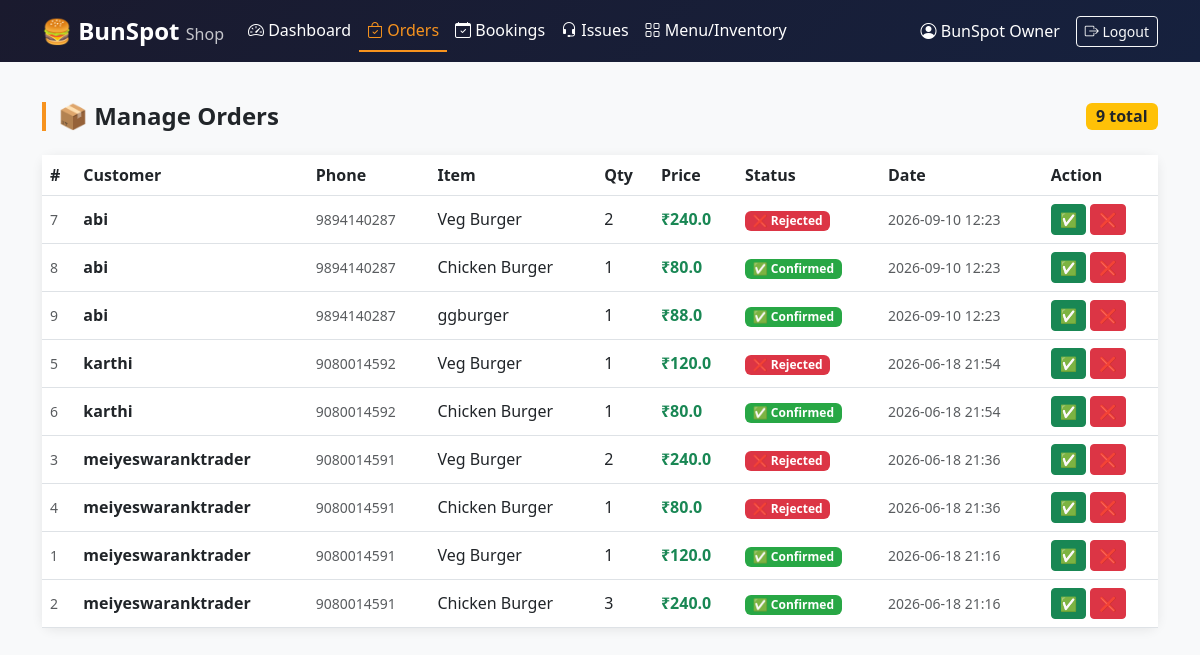
/shop/orders (signed in), run on the app's committed database.
### tables this page shows
CREATE TABLE orders (
    id INTEGER PRIMARY KEY AUTOINCREMENT,
    user_id INTEGER,
    item_name TEXT,
    quantity INTEGER,
    price REAL,
    status TEXT DEFAULT 'pending',
    created_at TIMESTAMP DEFAULT CURRENT_TIMESTAMP
);

CREATE TABLE users (
    id INTEGER PRIMARY KEY AUTOINCREMENT,
    name TEXT NOT NULL,
    email TEXT UNIQUE NOT NULL,
    password TEXT NOT NULL,
    phone TEXT,
    address TEXT,
    role TEXT DEFAULT 'customer'
);

### app.py (the view)
@app.route('/shop/orders', methods=['GET','POST'])
def shop_orders():
    if not session.get('shop_id'):
        return redirect(url_for('login'))
    db = get_db()
    if request.method == 'POST':
        db.execute('UPDATE orders SET status=? WHERE id=?', (request.form['status'], request.form['order_id']))
        db.commit()
        flash('Order status updated!', 'success')
    orders = db.execute('''
        SELECT o.*, u.name as customer_name, u.phone as customer_phone, u.address as customer_address
        FROM orders o LEFT JOIN users u ON o.user_id = u.id
        ORDER BY o.created_at DESC''').fetchall()
    db.close()
    return render_template('shop_orders.html', orders=orders, page_role='shop')

### app.py (called while the page is built)
def get_db():
    conn = sqlite3.connect(DB_PATH)
    conn.row_factory = sqlite3.Row
    return conn

### templates/shop_orders.html (shortened to what this page needs)
{% extends 'base.html' %}
{% block content %}
<div class="container py-4">
  <div class="d-flex justify-content-between align-items-center mb-4">
    <h4 class="section-title mb-0">📦 Manage Orders</h4>
    <span class="badge bg-warning text-dark fs-6">{{ orders|length }} total</span>
  </div>
  {% if orders %}
  <div class="card">
    <div class="table-responsive">
      <table class="table table-hover align-middle mb-0">
        <thead style="background:#1a1a2e; color:#fff;">
          <tr>
            <th>#</th>
            <th>Customer</th>
            <th>Phone</th>
            <th>Item</th>
            <th>Qty</th>
            <th>Price</th>
            <th>Status</th>
            <th>Date</th>
            <th>Action</th>
          </tr>
        </thead>
        <tbody>
          {% for o in orders %}
          <tr>
            <td class="text-muted small">{{ o['id'] }}</td>
            <td class="fw-semibold">{{ o['customer_name'] or 'N/A' }}</td>
            <td class="text-muted small">{{ o['customer_phone'] or '-' }}</td>
            <td>{{ o['item_name'] }}</td>
            <td>{{ o['quantity'] }}</td>
            <td class="text-success fw-bold">₹{{ o['price'] }}</td>
            <td>
              {% if o['status'] == 'pending' %}
                <span class="badge badge-pending">⏳ Pending</span>
              {% elif o['status'] == 'confirmed' %}
                <span class="badge badge-confirmed">✅ Confirmed</span>
              {% elif o['status'] == 'rejected' %}
                <span class="badge badge-rejected">❌ Rejected</span>
              {% else %}
                <span class="badge bg-secondary">{{ o['status']|title }}</span>
              {% endif %}
            </td>
            <td class="text-muted small">{{ o['created_at'][:16] }}</td>
            <td>
              <form method="POST" class="d-flex gap-1">
                <button name="status" value="confirmed" class="btn btn-success btn-sm" title="Confirm">✅</button>
                <button name="status" value="rejected" class="btn btn-danger btn-sm" title="Reject">❌</button>
              </form>
            </td>
          </tr>
          {% endfor %}
        </tbody>
      </table>
    </div>
  </div>
  {% else %}
  <div class="text-center py-5 text-muted">
    <div class="fs-1">📦</div>
    <p class="mt-2">No orders yet.</p>
  </div>
  {% endif %}
</div>
{% endblock %}

### templates/base.html (style rules this page uses)
body { background: #f8f9fa; font-family: 'Segoe UI', sans-serif; }
.card { border: none; border-radius: 12px; box-shadow: 0 2px 12px rgba(0,0,0,0.08); }
.badge-confirmed { background: #28a745; color: #fff; }
.badge-rejected { background: #dc3545; color: #fff; }
.section-title { border-left: 4px solid #f7931e; padding-left: 12px; font-weight: 700; margin-bottom: 20px; }

### data on the page
orders: id "7", name "abi", phone "9894140287", item_name "Veg Burger", quantity "2", price "240.0", status "❌ Rejected", created_at "2026-09-10 12:23"
orders: id "8", name "abi", phone "9894140287", item_name "Chicken Burger", quantity "1", price "80.0", status "✅ Confirmed", created_at "2026-09-10 12:23"
orders: id "9", name "abi", phone "9894140287", item_name "ggburger", quantity "1", price "88.0", status "✅ Confirmed", created_at "2026-09-10 12:23"
orders: id "5", name "karthi", phone "9080014592", item_name "Veg Burger", quantity "1", price "120.0", status "❌ Rejected", created_at "2026-06-18 21:54"
orders: id "6", name "karthi", phone "9080014592", item_name "Chicken Burger", quantity "1", price "80.0", status "✅ Confirmed", created_at "2026-06-18 21:54"
orders: id "3", name "meiyeswaranktrader", phone "9080014591", item_name "Veg Burger", quantity "2", price "240.0", status "❌ Rejected", created_at "2026-06-18 21:36"
orders: id "4", name "meiyeswaranktrader", phone "9080014591", item_name "Chicken Burger", quantity "1", price "80.0", status "❌ Rejected", created_at "2026-06-18 21:36"
orders: id "1", name "meiyeswaranktrader", phone "9080014591", item_name "Veg Burger", quantity "1", price "120.0", status "✅ Confirmed", created_at "2026-06-18 21:16"
orders: id "2", name "meiyeswaranktrader", phone "9080014591", item_name "Chicken Burger", quantity "3", price "240.0", status "✅ Confirmed", created_at "2026-06-18 21:16"

### other printed values
{{ session.get('shop_name','Owner') }} "BunSpot Owner"
{{ orders|length }} "9"
